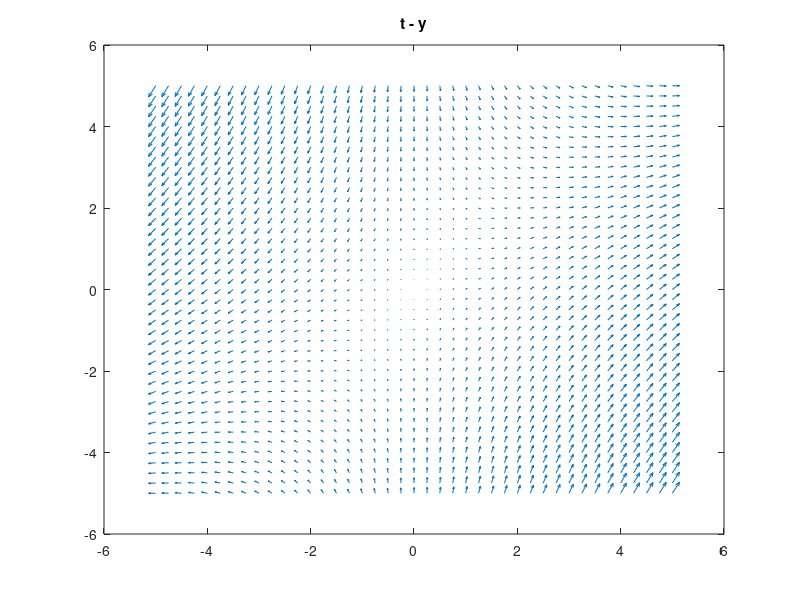
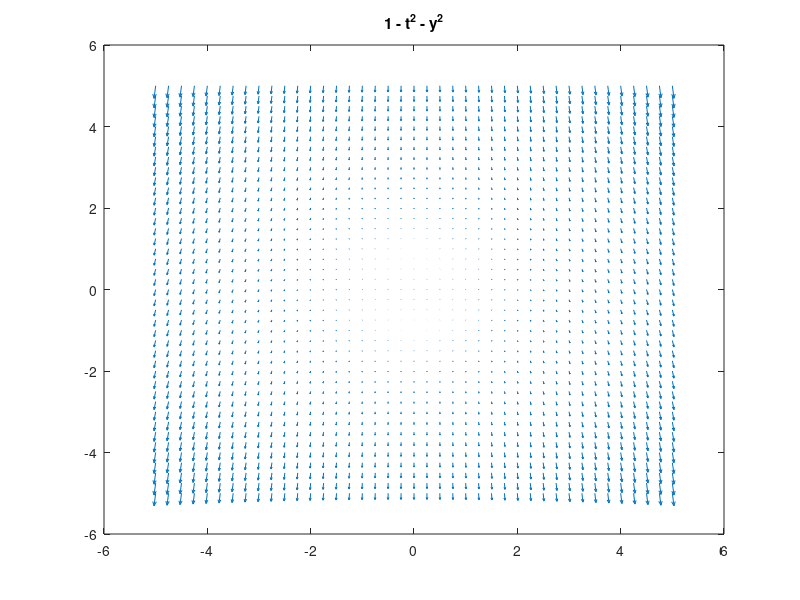
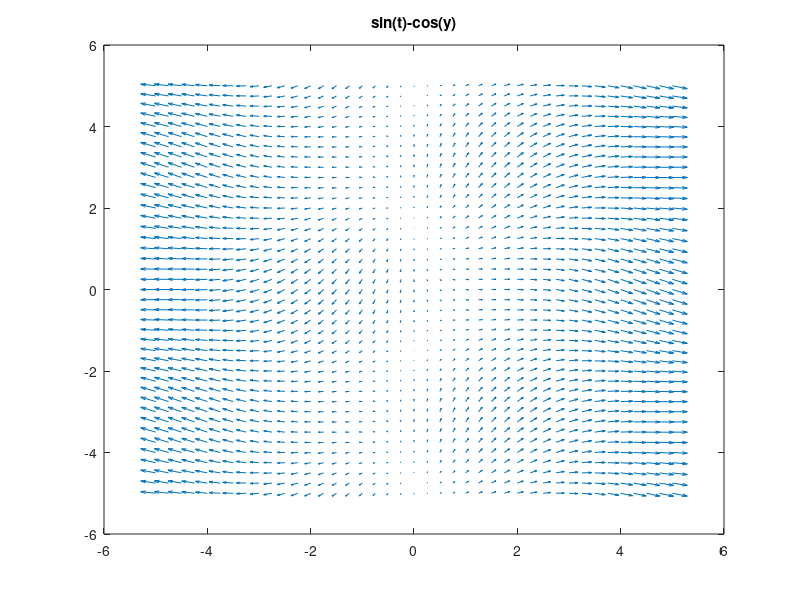
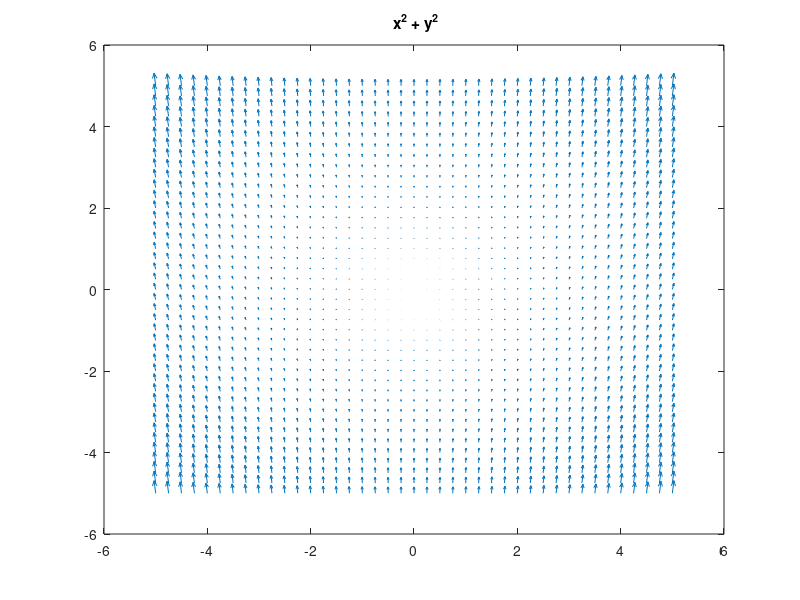

MATLAB code to generate these figures, in order:
t = y = linspace(-5,5,41);

[tt,yy] = meshgrid (t,y);

%tz = vectorField(tt,yy);
f = @(t,y) [t-y];

tz = f(tt,yy);


quiver (tt,yy,tt,tz);
title("t - y");

print -djpg figure.jpg;

f_2 = @(t,y) [1 - t.^2 - y.^2];

tz = f_2 (tt, yy);
quiver (tt,yy,tt,tz);
title("1 - t^2 - y^2")
print -djpg figure2.jpg;

f_3 = @(t,y) [sin(t)-cos(y)];

tz = f_3 (tt, yy);

quiver(tt,yy,tt,tz);
title("sin(t)-cos(y)");
print -djpg figure3.jpg;

f_4 = @(t,y) [t.^2 + y.^2];

tz = f_4 (tt,yy);
h = quiver(tt,yy,tt,tz);
set(h, "maxheadsize", 0.25);
title(" x^2 + y^2")
print -djpg figure4.jpg
